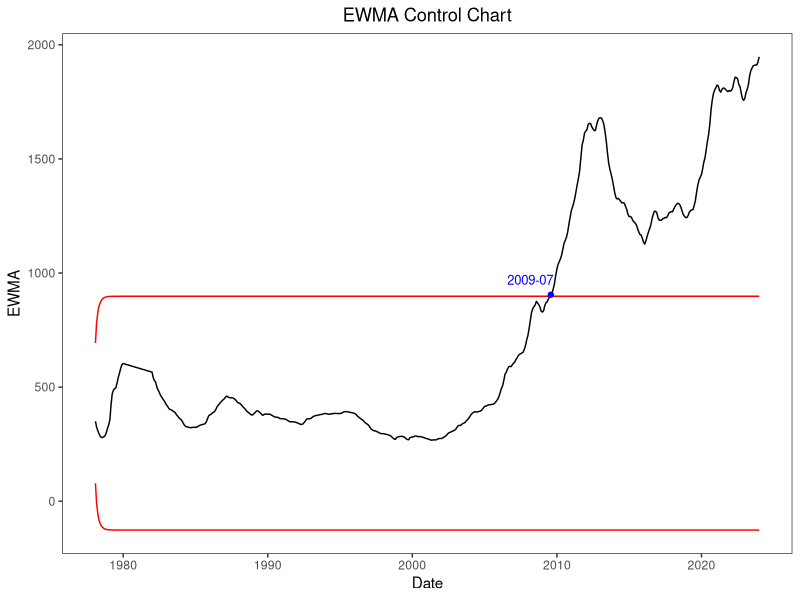

This chart was generated by the following R code:
library(readr)
library(ggplot2)

Golden <- read_csv("price.csv")
price <- Golden$price
Date <- as.Date(Golden$Date)

x <- price
mu <- mean(x[1:337])
sigma <- sd(x)
n <- length(x)

q=0.8
alpha=1
L=2.8643

wt=vj=c()
for(i in 1:n){wt[i] = q^((i-1)^alpha)-q^(i^alpha)}
for(j in 1:n){vj[j] = sum(wt[1:j]*wt[1:j])*(sigma^2)}

ewma=ucl=lcl=c()

for(j in 1:n){
  zsum = sum(wt[1:j]*x[j:1]) + mu*(q^(j^alpha))
  ewma[j]=zsum
  ucl[j]=mu+L*sqrt(vj[j])
  lcl[j]=mu-L*sqrt(vj[j])
}

exceed_indices <- which(ewma > ucl)[1]
print(exceed_indices)


ewma_df <- data.frame(Date = Date, EWMA = ewma, UCL = ucl, LCL = lcl)

ggplot(ewma_df, aes(x = Date)) +
  geom_line(aes(y = EWMA), color = "black") +
  geom_line(aes(y = UCL), color = "red", linetype = "solid") +
  geom_line(aes(y = LCL), color = "red", linetype = "solid") +
  labs(x = "Date", y = "EWMA", title = "EWMA Control Chart") +
  theme_bw() + 
  theme(panel.grid=element_blank()) +
  theme(plot.title = element_text(hjust = 0.5)) +
  geom_point(data = ewma_df[exceed_indices, ], aes(x = Date, y = EWMA), color = "blue", size = 1.5) +
  geom_text(data = ewma_df[exceed_indices, ], aes(x = Date, y = EWMA, label = format(Date, "%Y-%m")), vjust = -1,hjust=0.95, color = "blue",size=3.3)



